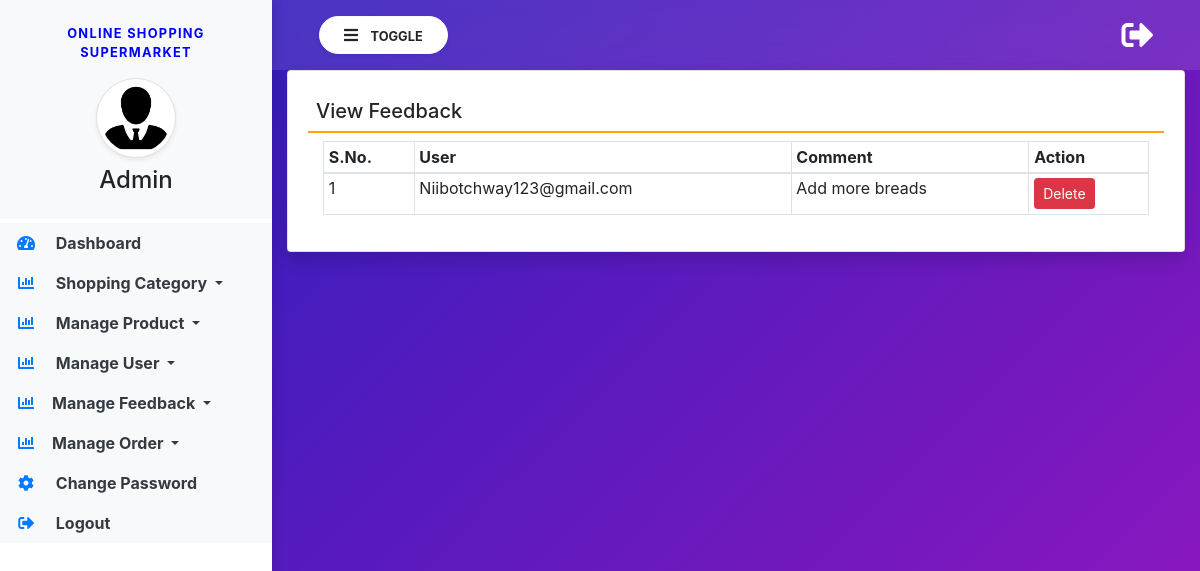
Before: /manage-feedback/?action=1 with the older database file.
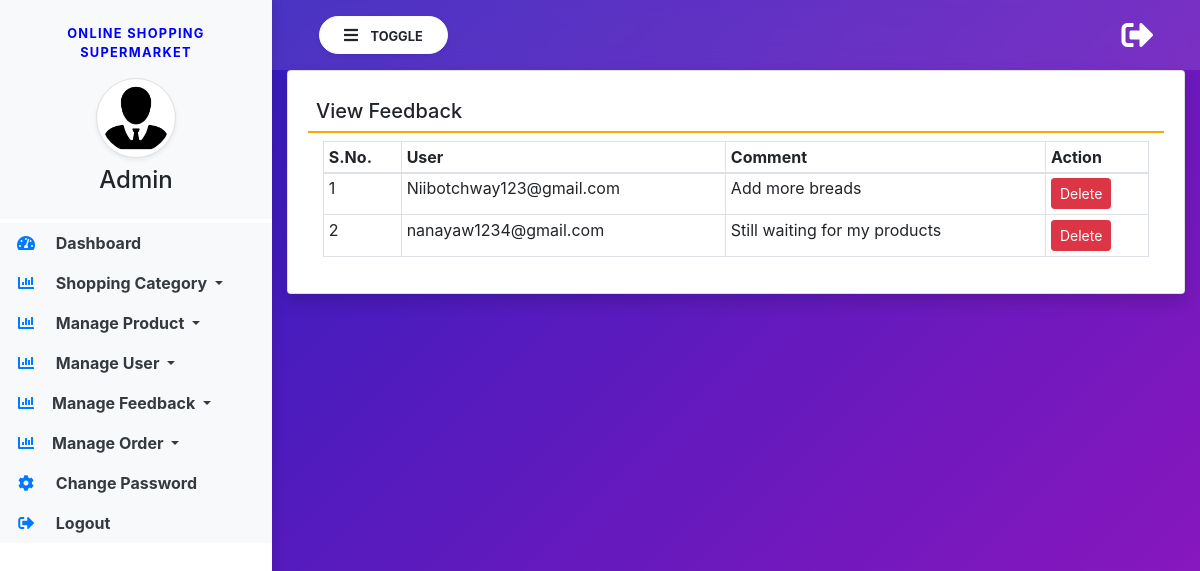
After: the same page with the newer database file.
### groceryapp/models.py (models this page shows, shortened)
class Feedback(models.Model):
    user = models.ForeignKey(User, on_delete=models.CASCADE, null=True, blank=True)
    message = models.TextField(null=True, blank=True)
    status = models.IntegerField(choices=STATUS, default=2)
    created = models.DateTimeField(auto_now_add=True)
    updated = models.DateTimeField(auto_now=True)

### groceryapp/views.py (the view)
# urls.py: path('manage-feedback/', manage_feedback, name="manage_feedback"),
def manage_feedback(request):
    action = request.GET.get('action', 0)
    feedback = Feedback.objects.filter(status=int(action))
    return render(request, 'manage_feedback.html', locals())

### groceryapp/templates/manage_feedback.html (shortened to what this page needs)
{% extends 'admin_base.html' %}
{% block main  %}
<div class="card shadow">
    <div class="card-body">
        <h5 class="p-2" style="border-bottom: 2px solid orange;">View Feedback</h5>
        <div class="container-fluid">
            <table class="table table-bordered table-sm" id="example">
                <thead>
                <tr>
                    <th>S.No.</th>
                    <th>User</th>
                    <th>Comment</th>
                    <th>Action</th>
                </tr>
                </thead>
                <tbody>
                {% for i in feedback %}
                <tr>
                    <td>{{ forloop.counter }}</td>
                    <td>{{ i.user }}</td>
                    <td>{{ i.message }}</td>
                    <td>
                        <a href="{% url 'delete_feedback' i.id %}" class="btn btn-danger btn-sm">Delete</a>
                    </td>
                </tr>
                {% empty %}
                <tr>
                    <td colspan="4">No feedback found.</td>
                </tr>
                {% endfor %}
                </tbody>
            </table>
        </div>
    </div>
</div>
{% endblock %}

Changed rows visible on the page:
added Feedback: user "nanayaw1234@gmail.com", message "Still waiting for my products"
